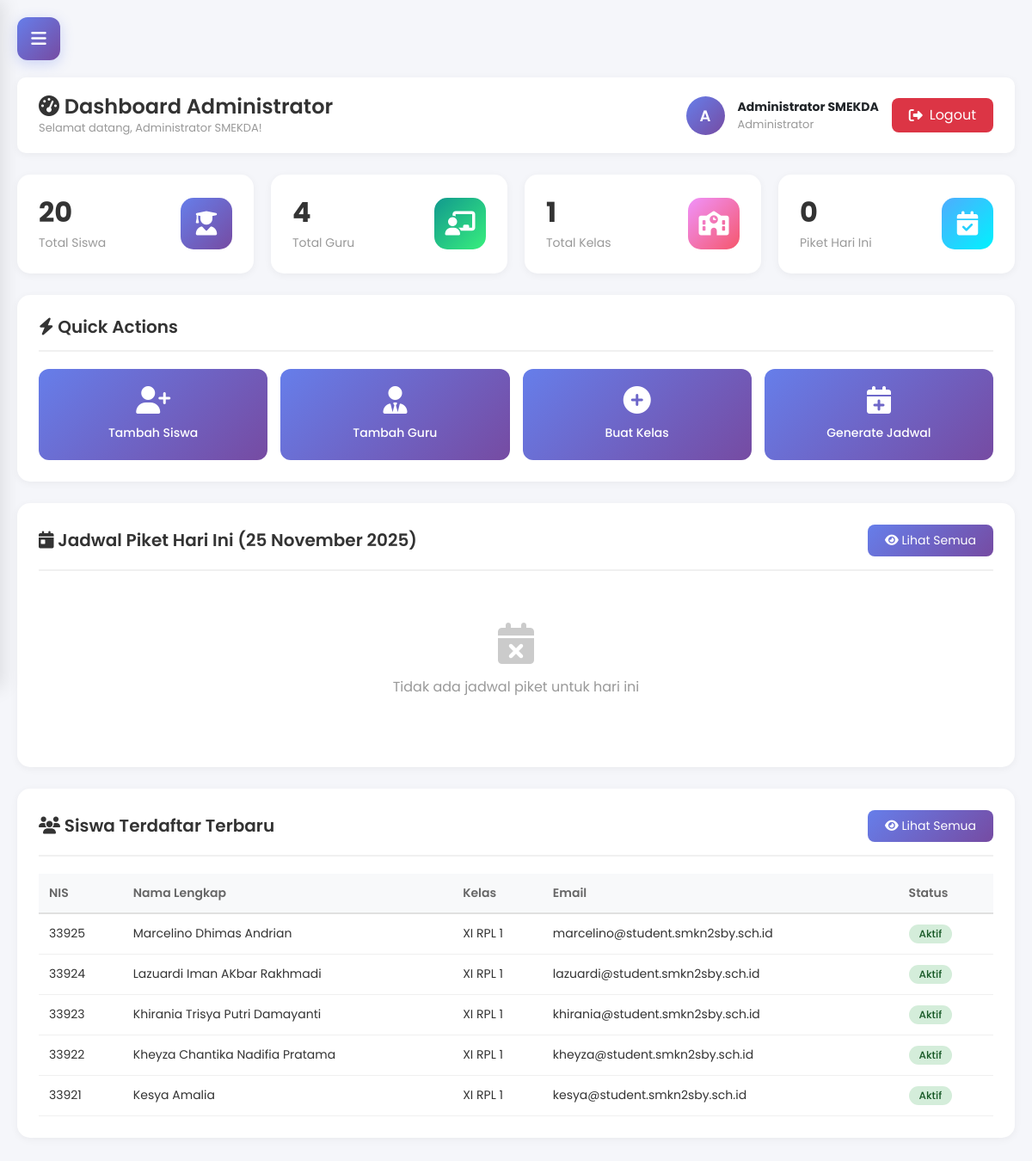
Page /admin/dashboard.php (signed in) on the committed database.
### tables this page shows
CREATE TABLE `users` (
  `id` int(11) NOT NULL,
  `username` varchar(50) NOT NULL,
  `password` varchar(255) NOT NULL,
  `full_name` varchar(100) NOT NULL,
  `role` enum('admin','guru','siswa') NOT NULL,
  `nis` varchar(20) DEFAULT NULL,
  `nip` varchar(20) DEFAULT NULL,
  `email` varchar(100) DEFAULT NULL,
  `phone` varchar(15) DEFAULT NULL,
  `class_id` int(11) DEFAULT NULL,
  `profile_photo` varchar(255) DEFAULT 'default.jpg',
  `is_active` tinyint(1) DEFAULT 1,
  `created_at` timestamp NOT NULL DEFAULT current_timestamp(),
  `updated_at` timestamp NOT NULL DEFAULT current_timestamp() ON UPDATE current_timestamp()
);

CREATE TABLE `classes` (
  `id` int(11) NOT NULL,
  `class_name` varchar(20) NOT NULL,
  `grade` int(11) NOT NULL,
  `major` varchar(50) NOT NULL,
  `class_number` int(11) NOT NULL,
  `homeroom_teacher_id` int(11) DEFAULT NULL,
  `academic_year` varchar(9) NOT NULL,
  `is_active` tinyint(1) DEFAULT 1,
  `created_at` timestamp NOT NULL DEFAULT current_timestamp()
);

### config/database.php (called while the page is built, shortened)
<?php
$conn = mysqli_connect(DB_HOST, DB_USER, DB_PASS, DB_NAME);
mysqli_set_charset($conn, "utf8");
function query($query) {
    global $conn;
    $result = mysqli_query($conn, $query);
    return $result;
}
function fetch_all($query) {
    $result = query($query);
    $data = [];
    if ($result && mysqli_num_rows($result) > 0) {
        while ($row = mysqli_fetch_assoc($result)) {
            $data[] = $row;
        }
    }
    return $data;
}
function count_rows($query) {
    $result = query($query);
    if ($result) {
        return mysqli_num_rows($result);
    }
    return 0;
}
function format_tanggal_indonesia($date) {
    $bulan = [
        1 => 'Januari', 'Februari', 'Maret', 'April', 'Mei', 'Juni',
        'Juli', 'Agustus', 'September', 'Oktober', 'November', 'Desember'
    ];
    $split = explode('-', $date);
    if (count($split) == 3) {
        return $split[2] . ' ' . $bulan[(int)$split[1]] . ' ' . $split[0];
    }
    return $date;
}
?>

### admin/dashboard.php (the view, shortened to what this page needs)
<?php
require_once '../config/database.php';
$total_siswa = count_rows("SELECT * FROM users WHERE role = 'siswa'");
$total_guru = count_rows("SELECT * FROM users WHERE role = 'guru'");
$total_kelas = count_rows("SELECT * FROM classes");
$today = date('Y-m-d');
$jadwal_hari_ini = count_rows("SELECT * FROM schedules WHERE schedule_date = '$today'");
$siswa_terbaru = fetch_all("SELECT u.*, c.class_name FROM users u
                            LEFT JOIN classes c ON u.class_id = c.id
                            WHERE u.role = 'siswa'
                            ORDER BY u.created_at DESC LIMIT 5");
$jadwal_today = fetch_all("SELECT s.*, u.full_name, u.nis, c.class_name
                          FROM schedules s
                          JOIN users u ON s.student_id = u.id
                          JOIN classes c ON s.class_id = c.id
                          WHERE s.schedule_date = '$today'
                          ORDER BY c.class_name");
?>
<!DOCTYPE html>
<html lang="id">
<head>
    <link href="https://cdn.jsdelivr.net/npm/bootstrap@5.3.0/dist/css/bootstrap.min.css" rel="stylesheet">
    <link rel="stylesheet" href="https://cdnjs.cloudflare.com/ajax/libs/font-awesome/6.4.0/css/all.min.css">
</head>
<body>
    <button class="hamburger-btn" onclick="toggleSidebar()">
        <i class="fas fa-bars"></i>
    </button>
    <div class="main-content">
        <div class="top-bar">
            <div>
                <h4><i class="fas fa-tachometer-alt"></i> Dashboard Administrator</h4>
                <small>Selamat datang, <?php echo $_SESSION['full_name']; ?>!</small>
            </div>
            <div class="user-info">
                <div class="user-avatar">
                    <?php echo strtoupper(substr($_SESSION['full_name'], 0, 1)); ?>
                </div>
                <div>
                    <strong style="display: block; font-size: 14px;"><?php echo $_SESSION['full_name']; ?></strong>
                    <small style="color: #999;">Administrator</small>
                </div>
                <a href="../auth/logout.php" class="logout-btn">
                    <i class="fas fa-sign-out-alt"></i> Logout
                </a>
            </div>
        </div>
        <div class="stats-grid">
            <div class="stat-card">
                <div class="stat-info">
                    <h3><?php echo $total_siswa; ?></h3>
                    <p>Total Siswa</p>
                </div>
                <div class="stat-icon blue">
                    <i class="fas fa-user-graduate"></i>
                </div>
            </div>
            <div class="stat-card">
                <div class="stat-info">
                    <h3><?php echo $total_guru; ?></h3>
                    <p>Total Guru</p>
                </div>
                <div class="stat-icon green">
                    <i class="fas fa-chalkboard-teacher"></i>
                </div>
            </div>
            <div class="stat-card">
                <div class="stat-info">
                    <h3><?php echo $total_kelas; ?></h3>
                    <p>Total Kelas</p>
                </div>
                <div class="stat-icon orange">
                    <i class="fas fa-school"></i>
                </div>
            </div>
            <div class="stat-card">
                <div class="stat-info">
                    <h3><?php echo $jadwal_hari_ini; ?></h3>
                    <p>Piket Hari Ini</p>
                </div>
                <div class="stat-icon purple">
                    <i class="fas fa-calendar-check"></i>
                </div>
            </div>
        </div>
        <div class="content-section">
            <div class="section-header">
                <h5><i class="fas fa-bolt"></i> Quick Actions</h5>
            </div>
            <div class="quick-actions">
                <a href="kelola-siswa.php?action=add" class="quick-action-card">
                    <i class="fas fa-user-plus"></i>
                    <span>Tambah Siswa</span>
                </a>
                <a href="kelola-guru.php?action=add" class="quick-action-card">
                    <i class="fas fa-user-tie"></i>
                    <span>Tambah Guru</span>
                </a>
                <a href="kelola-kelas.php?action=add" class="quick-action-card">
                    <i class="fas fa-plus-circle"></i>
                    <span>Buat Kelas</span>
                </a>
                <a href="kelola-jadwal.php?action=generate" class="quick-action-card">
                    <i class="fas fa-calendar-plus"></i>
                    <span>Generate Jadwal</span>
                </a>
            </div>
        </div>
        <div class="content-section">
            <div class="section-header">
                <h5><i class="fas fa-calendar-day"></i> Jadwal Piket Hari Ini (<?php echo format_tanggal_indonesia($today); ?>)</h5>
                <a href="kelola-jadwal.php" class="btn-primary-custom">
                    <i class="fas fa-eye"></i> Lihat Semua
                </a>
            </div>
            <?php if (count($jadwal_today) > 0): ?>
            <div class="table-responsive">
                <table class="table-custom">
                    <thead>
                        <tr>
                            <th>No</th>
                            <th>NIS</th>
                            <th>Nama Siswa</th>
                            <th>Kelas</th>
                            <th>Shift</th>
                            <th>Status</th>
                        </tr>
                    </thead>
                    <tbody>
                        <?php
                        $no = 1;
                        foreach ($jadwal_today as $jadwal):
                            $check_absen = fetch_single("SELECT status FROM attendances WHERE schedule_id = {$jadwal['id']} AND attendance_date = '$today'");
                            $status = $check_absen ? $check_absen['status'] : 'belum_absen';
                            $badge_class = 'badge-warning';
                            $status_text = 'Belum Absen';
                            if ($status == 'hadir') {
                                $badge_class = 'badge-success';
                                $status_text = 'Hadir';
                            } elseif ($status == 'alpha') {
                                $badge_class = 'badge-danger';
                                $status_text = 'Alpha';
                            } elseif ($status == 'izin') {
                                $badge_class = 'badge-info';
                                $status_text = 'Izin';
                            }
                        ?>
                        <tr>
                            <td><?php echo $no++; ?></td>
                            <td><?php echo $jadwal['nis']; ?></td>
                            <td><?php echo $jadwal['full_name']; ?></td>
                            <td><?php echo $jadwal['class_name']; ?></td>
                            <td><?php echo ucfirst($jadwal['shift']); ?></td>
                            <td><span class="badge <?php echo $badge_class; ?>"><?php echo $status_text; ?></span></td>
                        </tr>
                        <?php endforeach; ?>
                    </tbody>
                </table>
            </div>
            <?php else: ?>
            <div style="text-align: center; padding: 40px; color: #999;">
                <i class="fas fa-calendar-times" style="font-size: 48px; margin-bottom: 15px; opacity: 0.5;"></i>
                <p>Tidak ada jadwal piket untuk hari ini</p>
            </div>
            <?php endif; ?>
        </div>
        <div class="content-section">
            <div class="section-header">
                <h5><i class="fas fa-users"></i> Siswa Terdaftar Terbaru</h5>
                <a href="kelola-siswa.php" class="btn-primary-custom">
                    <i class="fas fa-eye"></i> Lihat Semua
                </a>
            </div>
            <?php if (count($siswa_terbaru) > 0): ?>
            <div class="table-responsive">
                <table class="table-custom">
                    <thead>
                        <tr>
                            <th>NIS</th>
                            <th>Nama Lengkap</th>
                            <th>Kelas</th>
                            <th>Email</th>
                            <th>Status</th>
                        </tr>
                    </thead>
                    <tbody>
                        <?php foreach ($siswa_terbaru as $siswa): ?>
                        <tr>
                            <td><?php echo $siswa['nis']; ?></td>
                            <td><?php echo $siswa['full_name']; ?></td>
                            <td><?php echo $siswa['class_name'] ?? '-'; ?></td>
                            <td><?php echo $siswa['email']; ?></td>
                            <td>
                                <?php if ($siswa['is_active'] == 1): ?>
                                    <span class="badge badge-success">Aktif</span>
                                <?php else: ?>
                                    <span class="badge badge-danger">Nonaktif</span>
                                <?php endif; ?>
                            </td>
                        </tr>
                        <?php endforeach; ?>
                    </tbody>
                </table>
            </div>
            <?php endif; ?>
        </div>
    </div>
</body>
</html>

### admin/dashboard.php (style rules this page uses)
* { margin: 0; padding: 0; box-sizing: border-box; }
body { font-family: 'Poppins', sans-serif; background: #f5f6fa; }
.hamburger-btn { position: fixed; top: 20px; left: 20px; z-index: 2000; background: linear-gradient(135deg, #667eea 0%, #764ba2 100%); color: white; border: none; width: 50px; height: 50px; border-radius: 12px; cursor: pointer; display: flex; align-items: center; justify-content: center; font-size: 20px; box-shadow: 0 4px 15px rgba(102, 126, 234, 0.3); transition: all 0.3s; }
.main-content { margin-left: 0; padding: 20px; padding-top: 90px; }
.top-bar { background: white; padding: 20px 25px; border-radius: 10px; margin-bottom: 25px; display: flex; justify-content: space-between; align-items: center; box-shadow: 0 2px 10px rgba(0, 0, 0, 0.05); flex-wrap: wrap; gap: 20px; }
.top-bar h4 { margin: 0; color: #333; font-weight: 600; }
.top-bar small { display: block; color: #999; font-size: 13px; }
.user-info { display: flex; align-items: center; gap: 15px; }
.user-avatar { width: 45px; height: 45px; border-radius: 50%; background: linear-gradient(135deg, #667eea 0%, #764ba2 100%); color: white; display: flex; align-items: center; justify-content: center; font-size: 18px; font-weight: 600; }
.logout-btn { padding: 8px 20px; background: #dc3545; color: white; border: none; border-radius: 8px; text-decoration: none; transition: all 0.3s; display: inline-flex; align-items: center; gap: 8px; }
.stats-grid { display: grid; grid-template-columns: repeat(auto-fit, minmax(250px, 1fr)); gap: 20px; margin-bottom: 25px; }
.stat-card { background: white; padding: 25px; border-radius: 15px; box-shadow: 0 2px 10px rgba(0, 0, 0, 0.05); display: flex; align-items: center; justify-content: space-between; transition: all 0.3s; }
.stat-info h3 { font-size: 32px; font-weight: 700; margin-bottom: 5px; color: #333; }
.stat-info p { color: #999; font-size: 14px; margin: 0; }
.stat-icon { width: 60px; height: 60px; border-radius: 15px; display: flex; align-items: center; justify-content: center; font-size: 28px; color: white; }
.stat-icon.blue { background: linear-gradient(135deg, #667eea 0%, #764ba2 100%); }
.stat-icon.green { background: linear-gradient(135deg, #11998e 0%, #38ef7d 100%); }
.stat-icon.orange { background: linear-gradient(135deg, #f093fb 0%, #f5576c 100%); }
.stat-icon.purple { background: linear-gradient(135deg, #4facfe 0%, #00f2fe 100%); }
.content-section { background: white; padding: 25px; border-radius: 15px; box-shadow: 0 2px 10px rgba(0, 0, 0, 0.05); margin-bottom: 25px; }
.section-header { display: flex; justify-content: space-between; align-items: center; margin-bottom: 20px; padding-bottom: 15px; border-bottom: 2px solid #f0f0f0; flex-wrap: wrap; gap: 15px; }
.section-header h5 { margin: 0; color: #333; font-weight: 600; }
.btn-primary-custom { padding: 8px 20px; background: linear-gradient(135deg, #667eea 0%, #764ba2 100%); color: white; border: none; border-radius: 8px; text-decoration: none; font-size: 14px; transition: all 0.3s; display: inline-block; }
.quick-actions { display: grid; grid-template-columns: repeat(auto-fit, minmax(200px, 1fr)); gap: 15px; }
.quick-action-card { background: linear-gradient(135deg, #667eea 0%, #764ba2 100%); color: white; padding: 20px; border-radius: 12px; text-align: center; text-decoration: none; transition: all 0.3s; }
.quick-action-card i { font-size: 32px; margin-bottom: 10px; display: block; }
.quick-action-card span { font-size: 14px; font-weight: 500; color: white; }
.table-responsive { overflow-x: auto; }
.table-custom { width: 100%; border-collapse: collapse; }
.table-custom thead { background: #f8f9fa; }
.table-custom th { padding: 12px; text-align: left; font-weight: 600; color: #666; font-size: 14px; border-bottom: 2px solid #e0e0e0; }
.table-custom td { padding: 12px; border-bottom: 1px solid #f0f0f0; color: #333; font-size: 14px; }
.badge { padding: 5px 12px; border-radius: 20px; font-size: 12px; font-weight: 500; }
.badge-success { background: #d4edda; color: #155724; }

### rows in the picture
users: nis "33925", full_name "Marcelino Dhimas Andrian", class.class_name "XI RPL 1", email "marcelino@student.smkn2sby.sch.id", is_active "Aktif"
users: nis "33924", full_name "Lazuardi Iman AKbar Rakhmadi", class.class_name "XI RPL 1", email "lazuardi@student.smkn2sby.sch.id", is_active "Aktif"
users: nis "33923", full_name "Khirania Trisya Putri Damayanti", class.class_name "XI RPL 1", email "khirania@student.smkn2sby.sch.id", is_active "Aktif"
users: nis "33922", full_name "Kheyza Chantika Nadifia Pratama", class.class_name "XI RPL 1", email "kheyza@student.smkn2sby.sch.id", is_active "Aktif"
users: nis "33921", full_name "Kesya Amalia", class.class_name "XI RPL 1", email "kesya@student.smkn2sby.sch.id", is_active "Aktif"

### other values in the picture
$_SESSION['full_name'] "Administrator SMEKDA"
substr($_SESSION['full_name'], 0, 1) "A"
$total_siswa "20"
$total_guru "4"
$total_kelas "1"
$jadwal_hari_ini "0"
